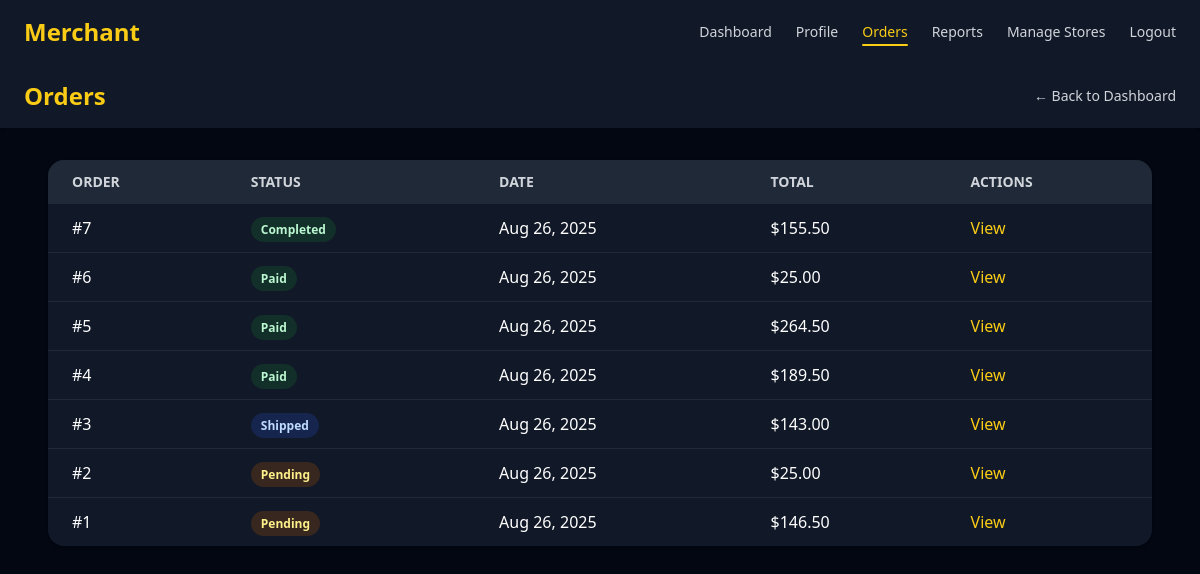
The page /merchant/orders/ (signed in) on the database its author committed.
### merchant/models.py (models this page shows, shortened)
class Order(models.Model):
    STATUS_CHOICES = [
        ("pending", "Pending"),
        ("paid", "Paid"),
        ("shipped", "Shipped"),
        ("completed", "Completed"),
        ("refunded", "Refunded"),
        ("canceled", "Canceled"),
    ]
    store = models.ForeignKey(
        MerchantStore,
        on_delete=models.CASCADE,
        related_name="orders",
    )
    user = models.ForeignKey(
        settings.AUTH_USER_MODEL,
        null=True,
        blank=True,
        on_delete=models.SET_NULL,
    )
    session_key = models.CharField(max_length=40, null=True, blank=True)
    status = models.CharField(max_length=20, choices=STATUS_CHOICES, default="paid")
    note = models.TextField(blank=True)
    subtotal = models.DecimalField(max_digits=12, decimal_places=2, default=0)
    total = models.DecimalField(max_digits=12, decimal_places=2, default=0)
    created_at = models.DateTimeField(auto_now_add=True)
    class Meta:
        ordering = ["-created_at"]

### merchant/views.py (the view)
# urls.py: path("orders/",                 views.order_list,   name="order-list"),
@login_required
def order_list(request):
    store = _get_user_store_or_none(request)
    if not store:
        messages.info(request, "Create your store to view orders.")
        return redirect("merchant-profile")
    guard = _redirect_if_archived(request, store)
    if guard:
        return guard
    orders = store.orders.all().order_by("-created_at")
    return render(request, "merchant/orders.html", {"orders": orders, "page_obj": None})

### merchant/views.py (called while the page is built)
def _get_user_store_or_none(request):
    try:
        return Store.objects.select_related("owner").get(owner=request.user)
    except Store.DoesNotExist:
        return None

def _redirect_if_archived(request, store: Store | None):
    if store and getattr(store, "is_archived", False):
        messages.warning(
            request,
            "This store is archived. Some actions are disabled until it is restored.",
        )
        return redirect("merchant-profile")
    return None

### merchant/templates/merchant/orders.html (shortened to what this page needs)
{% load static %}
<!doctype html>
<html lang="en">
<head>
  <script src="https://cdn.tailwindcss.com"></script>
</head>
<body class="bg-gray-950 text-white min-h-screen">
  {% include "merchant/_nav.html" %}
  <header class="bg-gray-900 shadow px-6 py-4">
    <div class="max-w-6xl mx-auto flex items-center justify-between">
      <h1 class="text-2xl font-bold text-yellow-400">Orders</h1>
      <nav class="space-x-4 text-sm">
        <a href="{% url 'merchant-dashboard' %}" class="text-gray-300 hover:text-yellow-400">← Back to Dashboard</a>
      </nav>
    </div>
  </header>
  <main class="max-w-6xl mx-auto px-6 py-8">
    {% if orders %}
      <div class="overflow-x-auto bg-gray-900 rounded-2xl shadow">
        <table class="min-w-full text-left">
          <thead class="bg-gray-800 text-gray-300 uppercase text-sm">
            <tr>
              <th class="px-6 py-3">Order</th>
              <th class="px-6 py-3">Status</th>
              <th class="px-6 py-3">Date</th>
              <th class="px-6 py-3">Total</th>
              <th class="px-6 py-3">Actions</th>
            </tr>
          </thead>
          <tbody class="divide-y divide-gray-800">
            {% for order in orders %}
              <tr class="hover:bg-gray-800">
                <td class="px-6 py-3 font-medium">#{{ order.id }}</td>
                <td class="px-6 py-3">
                  {% with s=order.status %}
                    <span class="px-2.5 py-1 rounded-full text-xs font-semibold
                                 {% if s == 'paid' or s == 'completed' %}bg-green-900/40 text-green-200
                                 {% elif s == 'pending' %}bg-yellow-900/40 text-yellow-200
                                 {% elif s == 'shipped' %}bg-blue-900/40 text-blue-200
                                 {% elif s == 'refunded' or s == 'canceled' %}bg-red-900/40 text-red-200
                                 {% else %}bg-gray-800 text-gray-200{% endif %}">
                      {{ s|title }}
                    </span>
                  {% endwith %}
                </td>
                <td class="px-6 py-3">{{ order.created_at|date:"M d, Y" }}</td>
                <td class="px-6 py-3">${{ order.total|floatformat:2 }}</td>
                <td class="px-6 py-3">
                  <a href="{% url 'order-detail' order.id %}" class="text-yellow-400 hover:underline">View</a>
                </td>
              </tr>
            {% endfor %}
          </tbody>
        </table>
      </div>
    {% endif %}
  </main>
</body>
</html>

### rows shown on the page
Order: id "7", status "Completed", created_at "Aug 26, 2025", total "155.50"
Order: id "6", status "Paid", created_at "Aug 26, 2025", total "25.00"
Order: id "5", status "Paid", created_at "Aug 26, 2025", total "264.50"
Order: id "4", status "Paid", created_at "Aug 26, 2025", total "189.50"
Order: id "3", status "Shipped", created_at "Aug 26, 2025", total "143.00"
Order: id "2", status "Pending", created_at "Aug 26, 2025", total "25.00"
Order: id "1", status "Pending", created_at "Aug 26, 2025", total "146.50"
